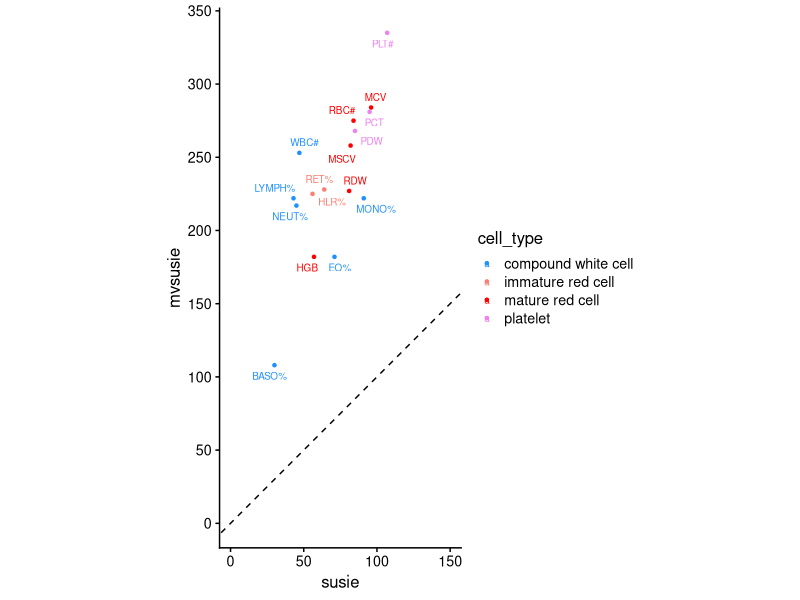
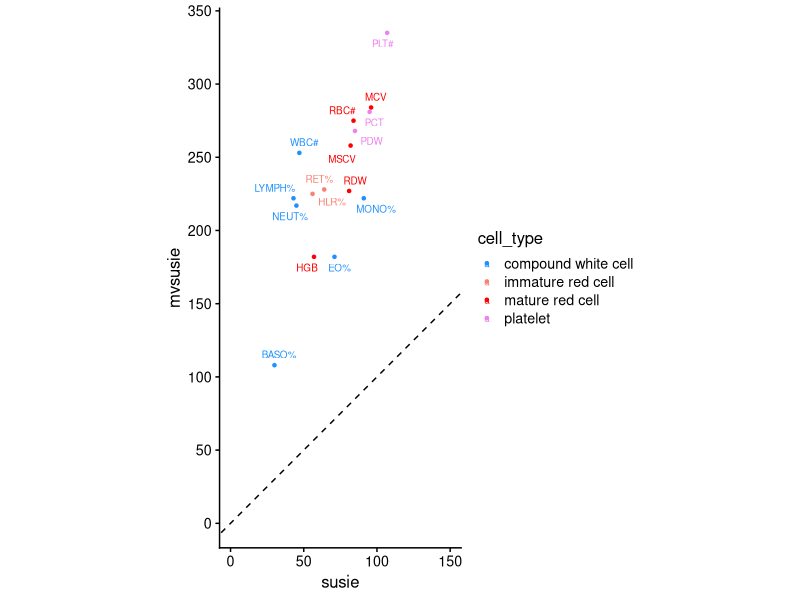

These charts were generated, in order, by the following R code:
library(ggplot2)
library(cowplot)
library(ggrepel)
dat <- read.csv("../output/blood_cell_traits/cs1snp.csv",
                comment.char = "")
p <- ggplot(dat,aes(x = susie,y = mvsusie,label = trait,color = cell_type)) +
  geom_point(shape = 20) +
  geom_text_repel(size = 2.5,max.overlaps = Inf) +
  geom_abline(intercept = 0,slope = 1,color = "black",
              linetype = "dashed") +
  scale_x_continuous(limits = c(0,150),breaks = seq(0,400,50)) +
  scale_y_continuous(limits = c(0,335),breaks = seq(0,400,50)) +
  scale_color_manual(values = c("dodgerblue","salmon","red","violet")) +
  coord_fixed() +
  theme_cowplot(font_size = 12)
print(p)
ggsave("../plots/susie_vs_mvsusie_num_cs1snp.eps",p,height = 4,width = 4)
